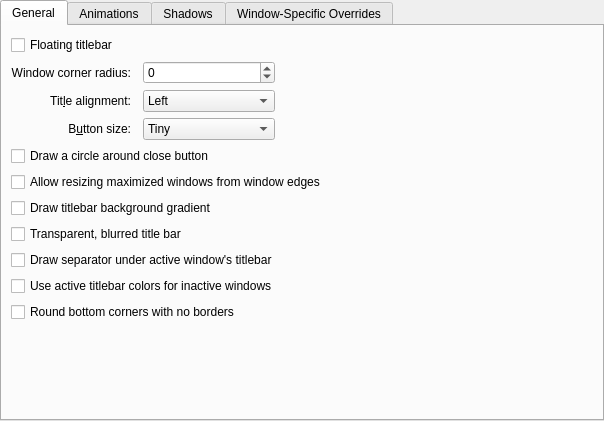
<?xml version="1.0" encoding="UTF-8"?>
<ui version="4.0">
 <class>SequoiaElevenConfigurationUI</class>
 <widget class="QWidget" name="SequoiaElevenConfigurationUI">
  <property name="geometry">
   <rect>
    <x>0</x>
    <y>0</y>
    <width>604</width>
    <height>421</height>
   </rect>
  </property>
  <layout class="QVBoxLayout" name="verticalLayout">
   <property name="margin" stdset="0">
    <number>0</number>
   </property>
   <item>
    <widget class="QTabWidget" name="tabWidget">
     <property name="currentIndex">
      <number>0</number>
     </property>
     <widget class="QWidget" name="tab">
      <attribute name="title">
       <string>General</string>
      </attribute>
      <layout class="QGridLayout" name="gridLayout_4">
       <item row="2" column="1">
        <widget class="QLabel" name="label_3">
         <property name="text">
          <string>Tit&amp;le alignment:</string>
         </property>
         <property name="alignment">
          <set>Qt::AlignmentFlag::AlignRight|Qt::AlignmentFlag::AlignTrailing|Qt::AlignmentFlag::AlignVCenter</set>
         </property>
         <property name="buddy">
          <cstring>titleAlignment</cstring>
         </property>
        </widget>
       </item>
       <item row="3" column="3">
        <widget class="QComboBox" name="buttonSize">
         <item>
          <property name="text">
           <string>Tiny</string>
          </property>
         </item>
         <item>
          <property name="text">
           <string comment="@item:inlistbox Button size:">Small</string>
          </property>
         </item>
         <item>
          <property name="text">
           <string comment="@item:inlistbox Button size:">Medium</string>
          </property>
         </item>
         <item>
          <property name="text">
           <string comment="@item:inlistbox Button size:">Large</string>
          </property>
         </item>
         <item>
          <property name="text">
           <string comment="@item:inlistbox Button size:">Very Large</string>
          </property>
         </item>
        </widget>
       </item>
       <item row="10" column="1" colspan="3">
        <widget class="QCheckBox" name="roundedCorners">
         <property name="text">
          <string>Round bottom corners with no borders</string>
         </property>
        </widget>
       </item>
       <item row="8" column="1" colspan="4">
        <widget class="QCheckBox" name="drawTitleBarSeparator">
         <property name="text">
          <string>Draw separator under active window's titlebar</string>
         </property>
        </widget>
       </item>
       <item row="2" column="4">
        <spacer name="horizontalSpacer">
         <property name="orientation">
          <enum>Qt::Orientation::Horizontal</enum>
         </property>
         <property name="sizeHint" stdset="0">
          <size>
           <width>40</width>
           <height>20</height>
          </size>
         </property>
        </spacer>
       </item>
       <item row="6" column="1" colspan="4">
        <widget class="QCheckBox" name="drawBackgroundGradient">
         <property name="text">
          <string>Draw titlebar background gradient</string>
         </property>
        </widget>
       </item>
       <item row="11" column="1" colspan="4">
        <spacer name="verticalSpacer">
         <property name="orientation">
          <enum>Qt::Orientation::Vertical</enum>
         </property>
         <property name="sizeHint" stdset="0">
          <size>
           <width>20</width>
           <height>40</height>
          </size>
         </property>
        </spacer>
       </item>
       <item row="1" column="3">
        <widget class="QSpinBox" name="otherCornerRadius">
         <property name="minimum">
          <number>-1</number>
         </property>
         <property name="maximum">
          <number>32</number>
         </property>
        </widget>
       </item>
       <item row="5" column="1" colspan="4">
        <widget class="QCheckBox" name="drawBorderOnMaximizedWindows">
         <property name="text">
          <string>Allow resizing maximized windows from window edges</string>
         </property>
        </widget>
       </item>
       <item row="4" column="1" colspan="4">
        <widget class="QCheckBox" name="outlineCloseButton">
         <property name="text">
          <string>Draw a circle around close button</string>
         </property>
        </widget>
       </item>
       <item row="3" column="1">
        <widget class="QLabel" name="label_4">
         <property name="text">
          <string>B&amp;utton size:</string>
         </property>
         <property name="alignment">
          <set>Qt::AlignmentFlag::AlignRight|Qt::AlignmentFlag::AlignTrailing|Qt::AlignmentFlag::AlignVCenter</set>
         </property>
         <property name="buddy">
          <cstring>buttonSize</cstring>
         </property>
        </widget>
       </item>
       <item row="2" column="3">
        <widget class="QComboBox" name="titleAlignment">
         <item>
          <property name="text">
           <string>Left</string>
          </property>
         </item>
         <item>
          <property name="text">
           <string>Center</string>
          </property>
         </item>
         <item>
          <property name="text">
           <string>Center (Full Width)</string>
          </property>
         </item>
         <item>
          <property name="text">
           <string>Right</string>
          </property>
         </item>
        </widget>
       </item>
       <item row="1" column="1">
        <widget class="QLabel" name="label_6">
         <property name="text">
          <string>Window corner radius:</string>
         </property>
         <property name="alignment">
          <set>Qt::AlignmentFlag::AlignRight|Qt::AlignmentFlag::AlignTrailing|Qt::AlignmentFlag::AlignVCenter</set>
         </property>
        </widget>
       </item>
       <item row="0" column="1">
        <widget class="QCheckBox" name="floatingTitlebar">
         <property name="text">
          <string>Floating titlebar</string>
         </property>
        </widget>
       </item>
       <item row="7" column="1" colspan="4">
        <widget class="QCheckBox" name="blurTransparentTitleBar">
         <property name="toolTip">
          <string>Make the title bar translucent and blurred, matched to the toolbar opacity so the top of the window is seamless.</string>
         </property>
         <property name="text">
          <string>Transparent, blurred title bar</string>
         </property>
        </widget>
       </item>
       <item row="9" column="1" colspan="4">
        <widget class="QCheckBox" name="matchInactiveTitleBar">
         <property name="toolTip">
          <string>Keep the titlebar background and text colors identical whether the window is focused or not, so unfocused windows don't appear lighter or more transparent.</string>
         </property>
         <property name="text">
          <string>Use active titlebar colors for inactive windows</string>
         </property>
        </widget>
       </item>
      </layout>
     </widget>
     <widget class="QWidget" name="tab_2">
      <attribute name="title">
       <string>Animations</string>
      </attribute>
      <layout class="QGridLayout" name="gridLayout_5">
       <item row="1" column="0">
        <widget class="QLabel" name="animationsDurationLabel">
         <property name="enabled">
          <bool>false</bool>
         </property>
         <property name="text">
          <string>Anima&amp;tions duration:</string>
         </property>
         <property name="alignment">
          <set>Qt::AlignmentFlag::AlignRight|Qt::AlignmentFlag::AlignTrailing|Qt::AlignmentFlag::AlignVCenter</set>
         </property>
         <property name="buddy">
          <cstring>animationsDuration</cstring>
         </property>
        </widget>
       </item>
       <item row="1" column="1">
        <widget class="QSpinBox" name="animationsDuration">
         <property name="enabled">
          <bool>false</bool>
         </property>
         <property name="suffix">
          <string> ms</string>
         </property>
         <property name="maximum">
          <number>500</number>
         </property>
        </widget>
       </item>
       <item row="1" column="2">
        <spacer name="horizontalSpacer_4">
         <property name="orientation">
          <enum>Qt::Orientation::Horizontal</enum>
         </property>
         <property name="sizeHint" stdset="0">
          <size>
           <width>40</width>
           <height>20</height>
          </size>
         </property>
        </spacer>
       </item>
       <item row="0" column="0" colspan="3">
        <widget class="QCheckBox" name="animationsEnabled">
         <property name="text">
          <string>Enable animations</string>
         </property>
        </widget>
       </item>
       <item row="2" column="0" colspan="3">
        <spacer name="verticalSpacer_2">
         <property name="orientation">
          <enum>Qt::Orientation::Vertical</enum>
         </property>
         <property name="sizeHint" stdset="0">
          <size>
           <width>20</width>
           <height>40</height>
          </size>
         </property>
        </spacer>
       </item>
      </layout>
     </widget>
     <widget class="QWidget" name="tab_4">
      <attribute name="title">
       <string>Shadows</string>
      </attribute>
      <layout class="QGridLayout" name="gridLayout">
       <item row="0" column="1">
        <widget class="QLabel" name="label">
         <property name="text">
          <string>Si&amp;ze:</string>
         </property>
         <property name="buddy">
          <cstring>shadowSize</cstring>
         </property>
        </widget>
       </item>
       <item row="2" column="2">
        <widget class="KColorButton" name="shadowColor"/>
       </item>
       <item row="1" column="3">
        <spacer name="horizontalSpacer_5">
         <property name="orientation">
          <enum>Qt::Orientation::Horizontal</enum>
         </property>
         <property name="sizeHint" stdset="0">
          <size>
           <width>40</width>
           <height>20</height>
          </size>
         </property>
        </spacer>
       </item>
       <item row="0" column="2">
        <widget class="QComboBox" name="shadowSize">
         <item>
          <property name="text">
           <string comment="@item:inlistbox Button size:">None</string>
          </property>
         </item>
         <item>
          <property name="text">
           <string comment="@item:inlistbox Button size:">Small</string>
          </property>
         </item>
         <item>
          <property name="text">
           <string comment="@item:inlistbox Button size:">Medium</string>
          </property>
         </item>
         <item>
          <property name="text">
           <string comment="@item:inlistbox Button size:">Large</string>
          </property>
         </item>
         <item>
          <property name="text">
           <string comment="@item:inlistbox Button size:">Very Large</string>
          </property>
         </item>
        </widget>
       </item>
       <item row="2" column="1">
        <widget class="QLabel" name="label_5">
         <property name="text">
          <string>Color:</string>
         </property>
        </widget>
       </item>
       <item row="1" column="1">
        <widget class="QLabel" name="label_2">
         <property name="text">
          <string comment="strength of the shadow (from transparent to opaque)">S&amp;trength:</string>
         </property>
         <property name="buddy">
          <cstring>shadowStrength</cstring>
         </property>
        </widget>
       </item>
       <item row="1" column="2">
        <widget class="QSpinBox" name="shadowStrength">
         <property name="suffix">
          <string>%</string>
         </property>
         <property name="minimum">
          <number>10</number>
         </property>
         <property name="maximum">
          <number>100</number>
         </property>
        </widget>
       </item>
       <item row="4" column="0" colspan="4">
        <spacer name="verticalSpacer_3">
         <property name="orientation">
          <enum>Qt::Orientation::Vertical</enum>
         </property>
         <property name="sizeHint" stdset="0">
          <size>
           <width>20</width>
           <height>40</height>
          </size>
         </property>
        </spacer>
       </item>
      </layout>
     </widget>
     <widget class="QWidget" name="tab_3">
      <attribute name="title">
       <string>Window-Specific Overrides</string>
      </attribute>
      <layout class="QVBoxLayout" name="verticalLayout_3">
       <item>
        <widget class="SequoiaEleven::ExceptionListWidget" name="exceptions" native="true">
         <property name="sizePolicy">
          <sizepolicy hsizetype="Preferred" vsizetype="Expanding">
           <horstretch>0</horstretch>
           <verstretch>0</verstretch>
          </sizepolicy>
         </property>
        </widget>
       </item>
      </layout>
     </widget>
    </widget>
   </item>
  </layout>
 </widget>
 <customwidgets>
  <customwidget>
   <class>KColorButton</class>
   <extends>QPushButton</extends>
   <header>kcolorbutton.h</header>
  </customwidget>
  <customwidget>
   <class>SequoiaEleven::ExceptionListWidget</class>
   <extends>QWidget</extends>
   <header>config/sequoiaelevenexceptionlistwidget.h</header>
   <container>1</container>
  </customwidget>
 </customwidgets>
 <tabstops>
  <tabstop>tabWidget</tabstop>
  <tabstop>titleAlignment</tabstop>
  <tabstop>buttonSize</tabstop>
  <tabstop>outlineCloseButton</tabstop>
  <tabstop>drawBorderOnMaximizedWindows</tabstop>
  <tabstop>drawBackgroundGradient</tabstop>
  <tabstop>drawTitleBarSeparator</tabstop>
  <tabstop>animationsEnabled</tabstop>
  <tabstop>animationsDuration</tabstop>
 </tabstops>
 <resources/>
 <connections>
  <connection>
   <sender>animationsEnabled</sender>
   <signal>toggled(bool)</signal>
   <receiver>animationsDurationLabel</receiver>
   <slot>setEnabled(bool)</slot>
   <hints>
    <hint type="sourcelabel">
     <x>34</x>
     <y>194</y>
    </hint>
    <hint type="destinationlabel">
     <x>84</x>
     <y>221</y>
    </hint>
   </hints>
  </connection>
  <connection>
   <sender>animationsEnabled</sender>
   <signal>toggled(bool)</signal>
   <receiver>animationsDuration</receiver>
   <slot>setEnabled(bool)</slot>
   <hints>
    <hint type="sourcelabel">
     <x>108</x>
     <y>194</y>
    </hint>
    <hint type="destinationlabel">
     <x>141</x>
     <y>229</y>
    </hint>
   </hints>
  </connection>
 </connections>
</ui>
